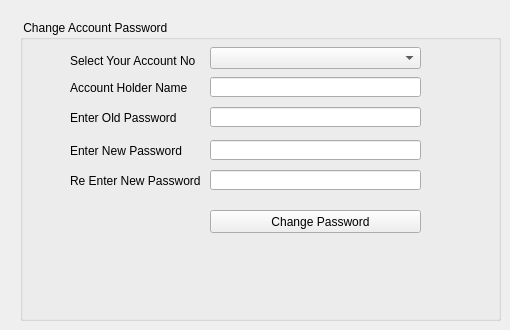
        <widget class="QWidget" name="ChangePassword">
         <attribute name="title">
          <string>Change Password</string>
         </attribute>
         <widget class="QGroupBox" name="groupBox_6">
          <property name="geometry">
           <rect>
            <x>20</x>
            <y>20</y>
            <width>481</width>
            <height>301</height>
           </rect>
          </property>
          <property name="title">
           <string> Change Account Password</string>
          </property>
          <widget class="QLabel" name="label_17">
           <property name="geometry">
            <rect>
             <x>50</x>
             <y>90</y>
             <width>131</width>
             <height>16</height>
            </rect>
           </property>
           <property name="text">
            <string>Enter Old Password</string>
           </property>
          </widget>
          <widget class="QLineEdit" name="MoneyDeposit_AccName_2">
           <property name="geometry">
            <rect>
             <x>190</x>
             <y>57</y>
             <width>211</width>
             <height>20</height>
            </rect>
           </property>
           <property name="frame">
            <bool>true</bool>
           </property>
           <property name="readOnly">
            <bool>true</bool>
           </property>
          </widget>
          <widget class="QComboBox" name="MoneyDeposit_AccNum_2">
           <property name="geometry">
            <rect>
             <x>190</x>
             <y>27</y>
             <width>211</width>
             <height>22</height>
            </rect>
           </property>
          </widget>
          <widget class="QLabel" name="label_23">
           <property name="geometry">
            <rect>
             <x>50</x>
             <y>33</y>
             <width>131</width>
             <height>16</height>
            </rect>
           </property>
           <property name="text">
            <string>Select Your Account No</string>
           </property>
          </widget>
          <widget class="QLabel" name="label_24">
           <property name="geometry">
            <rect>
             <x>50</x>
             <y>60</y>
             <width>131</width>
             <height>16</height>
            </rect>
           </property>
           <property name="text">
            <string>Account Holder Name</string>
           </property>
          </widget>
          <widget class="QLineEdit" name="MoneyDeposit_AccPassword_2">
           <property name="geometry">
            <rect>
             <x>190</x>
             <y>87</y>
             <width>211</width>
             <height>20</height>
            </rect>
           </property>
           <property name="text">
            <string/>
           </property>
           <property name="frame">
            <bool>true</bool>
           </property>
           <property name="echoMode">
            <enum>QLineEdit::Password</enum>
           </property>
           <property name="readOnly">
            <bool>false</bool>
           </property>
          </widget>
          <widget class="QPushButton" name="MoneyDeposit_DepositeButton_2">
           <property name="geometry">
            <rect>
             <x>190</x>
             <y>190</y>
             <width>211</width>
             <height>23</height>
            </rect>
           </property>
           <property name="text">
            <string>   Change Password</string>
           </property>
           <property name="icon">
            <iconset>
             <normaloff>T:/Icon/Icons Mega Pack 1/Nod 32.ico</normaloff>T:/Icon/Icons Mega Pack 1/Nod 32.ico</iconset>
           </property>
          </widget>
          <widget class="QLabel" name="MoneyDeposit_ErrorLabel_2">
           <property name="enabled">
            <bool>false</bool>
           </property>
           <property name="geometry">
            <rect>
             <x>40</x>
             <y>230</y>
             <width>421</width>
             <height>41</height>
            </rect>
           </property>
           <property name="font">
            <font>
             <family>Courier New</family>
             <pointsize>8</pointsize>
            </font>
           </property>
           <property name="text">
            <string/>
           </property>
           <property name="alignment">
            <set>Qt::AlignCenter</set>
           </property>
          </widget>
          <widget class="QLabel" name="MoneyDeposit_CongoLabel_2">
           <property name="geometry">
            <rect>
             <x>40</x>
             <y>250</y>
             <width>411</width>
             <height>51</height>
            </rect>
           </property>
           <property name="text">
            <string/>
           </property>
          </widget>
          <widget class="QLineEdit" name="MoneyDeposit_AccPassword_3">
           <property name="geometry">
            <rect>
             <x>190</x>
             <y>120</y>
             <width>211</width>
             <height>20</height>
            </rect>
           </property>
           <property name="text">
            <string/>
           </property>
           <property name="frame">
            <bool>true</bool>
           </property>
           <property name="echoMode">
            <enum>QLineEdit::Password</enum>
           </property>
           <property name="readOnly">
            <bool>false</bool>
           </property>
          </widget>
          <widget class="QLabel" name="label_18">
           <property name="geometry">
            <rect>
             <x>50</x>
             <y>123</y>
             <width>131</width>
             <height>16</height>
            </rect>
           </property>
           <property name="text">
            <string>Enter New Password</string>
           </property>
          </widget>
          <widget class="QLineEdit" name="MoneyDeposit_AccPassword_4">
           <property name="geometry">
            <rect>
             <x>190</x>
             <y>150</y>
             <width>211</width>
             <height>20</height>
            </rect>
           </property>
           <property name="text">
            <string/>
           </property>
           <property name="frame">
            <bool>true</bool>
           </property>
           <property name="echoMode">
            <enum>QLineEdit::Password</enum>
           </property>
           <property name="readOnly">
            <bool>false</bool>
           </property>
          </widget>
          <widget class="QLabel" name="label_41">
           <property name="geometry">
            <rect>
             <x>50</x>
             <y>153</y>
             <width>131</width>
             <height>16</height>
            </rect>
           </property>
           <property name="text">
            <string>Re Enter New Password</string>
           </property>
          </widget>
         </widget>
        </widget>
